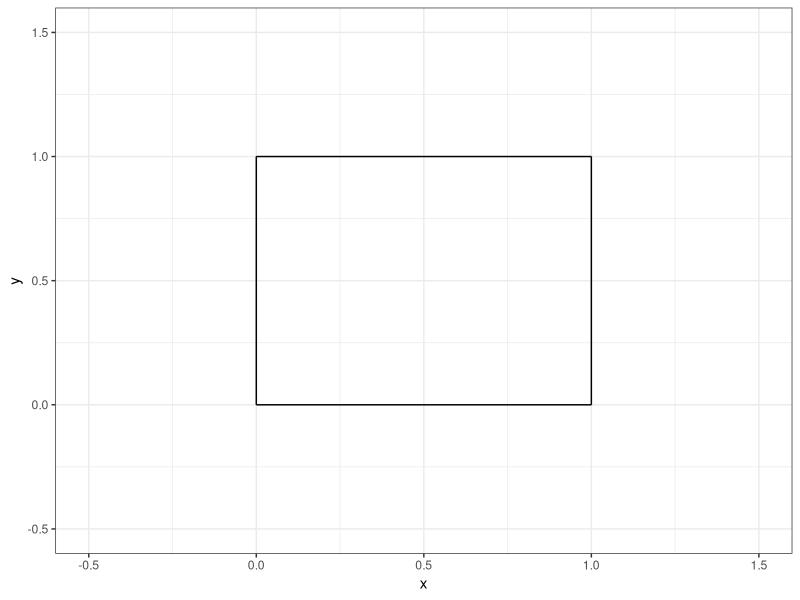
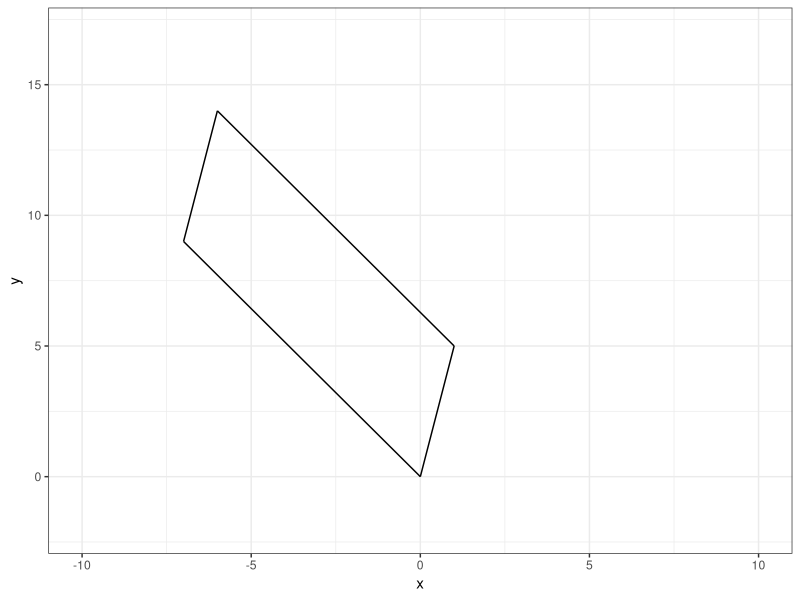
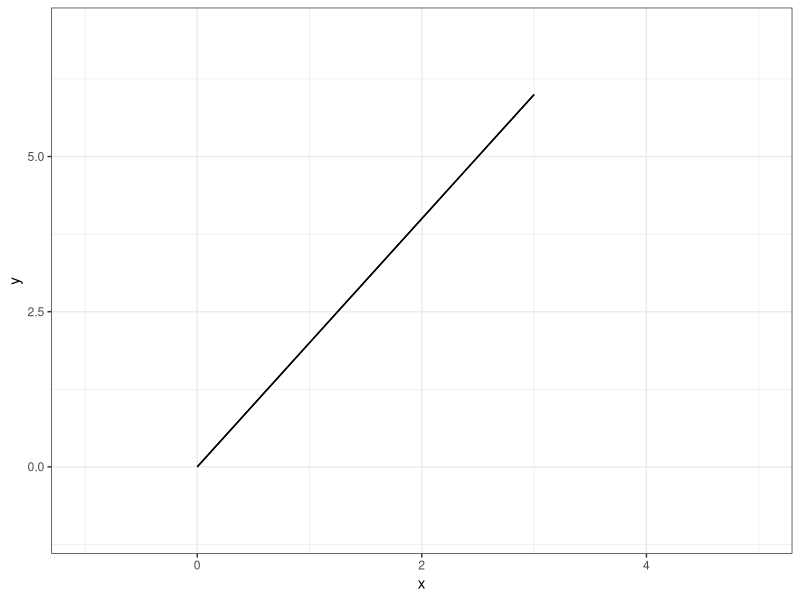

Recreate these plots in R, in order.
## ---- chunk 1
#| echo: false

default_chunk_hook  <- knitr::knit_hooks$get("chunk")

latex_font_size <- c("Huge", "huge", "LARGE", "Large", 
                     "large", "normalsize", "small", 
                     "footnotesize", "scriptsize", "tiny")

knitr::knit_hooks$set(chunk = function(x, options) {
  x <- default_chunk_hook(x, options)
  if(options$size %in% latex_font_size) {
    paste0("\n \\", options$size, "\n\n", 
      x, 
      "\n\n \\normalsize"
    )
  } else {
    x
  }
})

## ---- chunk 2
#| label: load-packages
#| include: false
library(tidyverse)
## ---- chunk 3
#| label: fig-unitsquare
#| fig-cap: "The unit square."
#| fig-width: 3
#| fig-height: 3
#| scale: "80%"
#| fig-align: "center"
#| size: "scriptsize"
ggplot() +
  geom_segment(aes(x = 0, xend = 0,
                   y=0, yend = 1))+
  geom_segment(aes(x = 0, xend = 1,
                   y=1, yend = 1))+
  geom_segment(aes(x = 1, xend = 1,
                   y=0, yend = 1))+
  geom_segment(aes(x = 0, xend = 1,
                   y=0, yend = 0)) +
  theme_bw() + 
  xlim(-0.5, 1.5)+
  ylim(-0.5, 1.5)+
  labs(x = "x", 
       y = "y")
## ---- chunk 4
#| size: "scriptsize"
#| code-fold: FALSE
# I'm going to annoy you with using only by column
(M = matrix(c(1,0,0,1),2,2)) 
## ---- chunk 5
#| size: "scriptsize"
#| code-fold: FALSE

(A = matrix(c(1,5,-7,9),2,2))
## ---- chunk 6
#| size: "scriptsize"
#| code-fold: FALSE

(T = A%*%M)
## ---- chunk 7
(basis.vector.1 = T[,1])
(basis.vector.2 = T[,2])

## ---- chunk 8
#| size: "scriptsize"
#| code-fold: FALSE

(p0 = c(0,0))
(p1 = basis.vector.1)
(p2 = basis.vector.1 + basis.vector.2)
(p3 = basis.vector.2)

## ---- chunk 9
#| label: fig-matrixT
#| fig-cap: "Matrix T on a Graph."
#| fig-width: 3
#| fig-height: 3
#| scale: "80%"
#| fig-align: "center"
#| size: "scriptsize"
ggplot() +
  geom_segment(aes(x = p0[1], y = p0[2], xend = p1[1], yend = p1[2])) +
  geom_segment(aes(x = p1[1], y = p1[2], xend = p2[1], yend = p2[2])) +
  geom_segment(aes(x = p2[1], y = p2[2], xend = p3[1], yend = p3[2])) +
  geom_segment(aes(x = p3[1], y = p3[2], xend = p0[1], yend = p0[2])) +
  theme_bw() + 
  xlim(-10, 10)+
  ylim(-2, 17)+
  labs(x = "x", 
       y = "y")
## ---- chunk 10
#| size: "scriptsize"
#| code-fold: FALSE

(det(A))
## ---- chunk 11
#| size: "scriptsize"
#| code-fold: FALSE

(A = matrix(c(1,2,2,4),2,2))
## ---- chunk 12
(T = A%*%M)
## ---- chunk 13
#| size: "scriptsize"
#| code-fold: FALSE

(basis.vector.1 = T[,1])
(basis.vector.2 = T[,2])
## ---- chunk 14
#| size: "scriptsize"
#| code-fold: FALSE

(p0 = c(0,0))
(p1 = basis.vector.1)
(p2 = basis.vector.1+basis.vector.2)
(p3 = basis.vector.2)
## ---- chunk 15
#| label: fig-matrixT2
#| fig-cap: "Matrix T (ver. 2) on a Graph."
#| fig-width: 3
#| fig-height: 3
#| scale: "80%"
#| fig-align: "center"
#| size: "scriptsize"
ggplot() +
  geom_segment(aes(x = p0[1], y = p0[2], xend = p1[1], yend = p1[2])) +
  geom_segment(aes(x = p1[1], y = p1[2], xend = p2[1], yend = p2[2])) +
  geom_segment(aes(x = p2[1], y = p2[2], xend = p3[1], yend = p3[2])) +
  geom_segment(aes(x = p3[1], y = p3[2], xend = p0[1], yend = p0[2])) +
  theme_bw() + 
  xlim(-1, 5)+
  ylim(-1, 7)+
  labs(x = "x", 
       y = "y")
## ---- chunk 16
#| size: "scriptsize"
#| code-fold: FALSE

(det(A))
